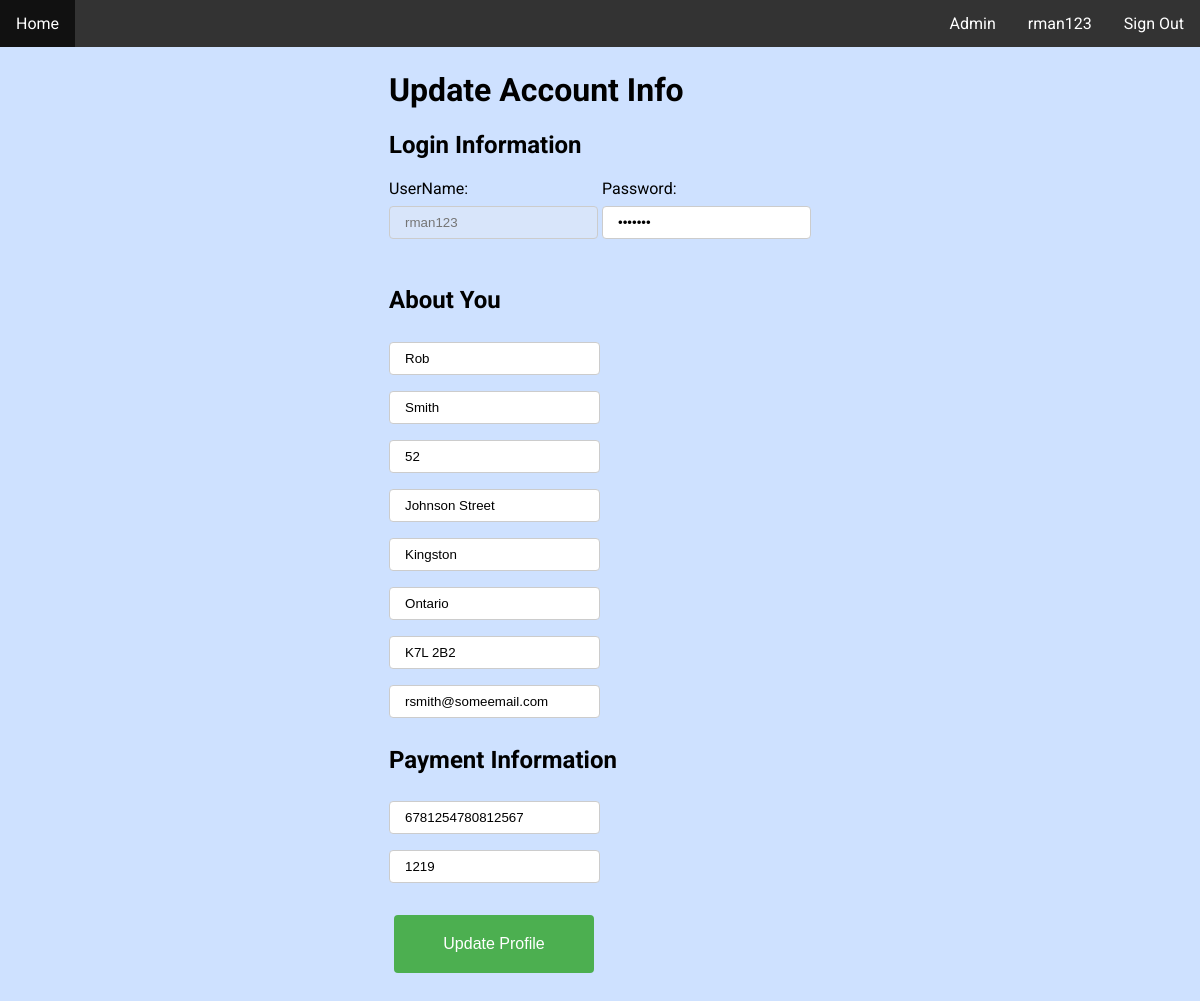
The app's page /update-info.php (signed in) with its own data.
### tables this page shows
CREATE TABLE `users` (
  `accountID` int(11) NOT NULL,
  `username` varchar(20) NOT NULL,
  `password` varchar(20) NOT NULL,
  `firstName` varchar(20) NOT NULL,
  `lastName` varchar(20) NOT NULL,
  `streetNum` int(11) DEFAULT NULL,
  `streetName` varchar(50) DEFAULT NULL,
  `city` varchar(50) NOT NULL,
  `province` varchar(50) NOT NULL,
  `postalCode` char(7) NOT NULL,
  `email` varchar(50) NOT NULL,
  `creditNum` varchar(16) DEFAULT NULL,
  `creditExp` varchar(4) DEFAULT NULL,
  `adminFlag` char(1) DEFAULT NULL
);

### session.php (called while the page is built, shortened)
<?php
   include('config.php');
   if(!isset($_SESSION['login_user'])){
   }
   else{
		$user_check = $_SESSION['login_user'];
		$ses_sql = mysqli_query($db,"select * from users where username = '$user_check' ");
		$row = mysqli_fetch_array($ses_sql,MYSQLI_ASSOC);
        $login_session = $row['username'];
        $login_session_id = $row['accountID'];
   }
?>

### update-info.php (the view, shortened to what this page needs)
<?php
	include('session.php');
?>
<html>
	<head>
		<link rel='stylesheet' type='text/css' href='assets/css/main.css' />
	</head>
	<body>
        <div class="navBar">
		    <ul>
			<li><a href="index.php">Home</a></li>
            <?php
				$adminFlagQuery = "SELECT adminFlag FROM users WHERE username = '$login_session'";
				$adminFlagResult = mysqli_query($db,$adminFlagQuery);
				$row = mysqli_fetch_assoc($adminFlagResult);
                echo "<li style='float:right'><a href = 'logout.php'>Sign Out</a></li>";
                echo "<li style='float:right'><a href = 'account.php'>$login_session</a></li>";
				if($row['adminFlag'] == 1){
                    echo "<li style='float:right'><a href = 'admin.php'>Admin</a></li>";
				}
				$accountQuery = "SELECT * FROM users WHERE accountID = '$login_session_id'";
				$accountResult = mysqli_query($db,$accountQuery);
				$accountRow = mysqli_fetch_assoc($accountResult);
			?>
            </ul>
        </div>
		<div class="formOutside">
			<div class="formInside">
			<h1>Update Account Info</h1>
			<form action = "" method = "POST">
				<h2>Login Information</h2>
				<div class="group">
					<label>UserName: </label><br />
                    <?php
                    echo "<input type = 'text' name = 'username' placeholder=$login_session disabled/><br /><br />"
                    ?>
				</div>
				<?php
				echo "
				<div class='group'>
					<label>Password: </label><br />
					<input type = 'password' name = 'password' value='$accountRow[password]' /><br/><br />
				</div>
				<h2>About You</h2>
				<input type = 'text' name = 'firstName' value='$accountRow[firstName]'/>
				<input type = 'text' name = 'lastName' value='$accountRow[lastName]'/><br />
				<input type = 'text' name = 'streetNum' value='$accountRow[streetNum]'/>
				<input type = 'text' name = 'streetName' value='$accountRow[streetName]'/><br />
				<input type = 'text' name = 'city' value='$accountRow[city]'/><br />
				<input type = 'text' name = 'province' value='$accountRow[province]'/><br />
				<input type = 'text' name = 'postalCode' value='$accountRow[postalCode]'/><br />
				<input type = 'email' name = 'email' value='$accountRow[email]'/><br />
				<h2>Payment Information</h2>
				<input type = 'text' name = 'creditNum' value='$accountRow[creditNum]'/><br />
				<input type = 'text' name = 'creditExp' value='$accountRow[creditExp]'/><br /><br />
				<button type = 'submit' class='submitButton'><span>Update Profile</span></button><br />";
				?>
			</form>
		</div>
		</div>
	</body>
</html>

### assets/css/main.css (style rules this page uses)
body { margin: 0; font-family: Roboto, Verdana, Geneva, Tahoma, sans-serif; background-color: #cee1ff; }
ul { list-style-type: none; margin: 0; padding: 0; overflow: hidden; background-color: #333; position: fixed; top: 0; width: 100%; }
li { float: left; }
li a { display: block; color: white; text-align: center; padding: 14px 16px; text-decoration: none; }
.group { display: inline-block; }
.formOutside { padding: 20px; margin-top: 30px; text-align: center; }
.formInside { display: inline-block; text-align:left; }
.submitButton { display: inline-block; border-radius: 4px; background-color: #4CAF50; border: none; color: #FFFFFF; text-align: center; font-size: 16px; padding: 20px; width: 200px; transition: all 0.5s; cursor: pointer; margin: 5px; }
.submitButton span { cursor: pointer; display: inline-block; position: relative; transition: 0.5s; }
.submitButton span:after { content: '\00bb'; position: absolute; opacity: 0; top: 0; right: -20px; transition: 0.5s; }
input, select { width: 50%; padding: 8px 15px; margin: 8px 0; display: inline-block; border: 1px solid #ccc; border-radius: 4px; }
input[name=password] { width: 100%; }
input[name=username] { width: 100%; }

### records on screen
users: username "rman123", firstName "Rob", lastName "Smith", streetNum "52", streetName "Johnson Street", city "Kingston", province "Ontario", postalCode "K7L 2B2", email "rsmith@someemail.com", creditNum "6781254780812567", creditExp "1219"
